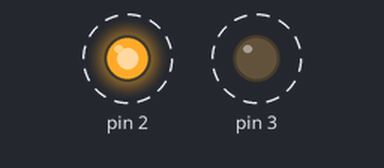
The sketch below on a simulated Arduino Uno, built with avr-gcc and run on an emulated ATmega328P. Parts: output pins drawn as LEDs (lit = HIGH). Dashed ring = blinking.

Above: at 0.5 s.
Timing chart, 0 to 4.6 s (numbered marks = the images above):
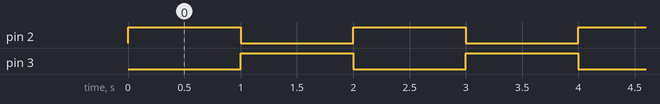

Measured:
- by itself, pin 2, pin 3: alternates HIGH for 1.0 s and LOW for 1.0 s

The sketch:

sketch_mar20a.ino
```cpp
void setup() {
 pinMode(2,OUTPUT);
 pinMode(3,OUTPUT);
}

void loop() {
  digitalWrite(2,HIGH);digitalWrite(3,LOW);
  delay(1000);
  digitalWrite(3,HIGH);digitalWrite(2,LOW);
  delay(1000);
}
```
